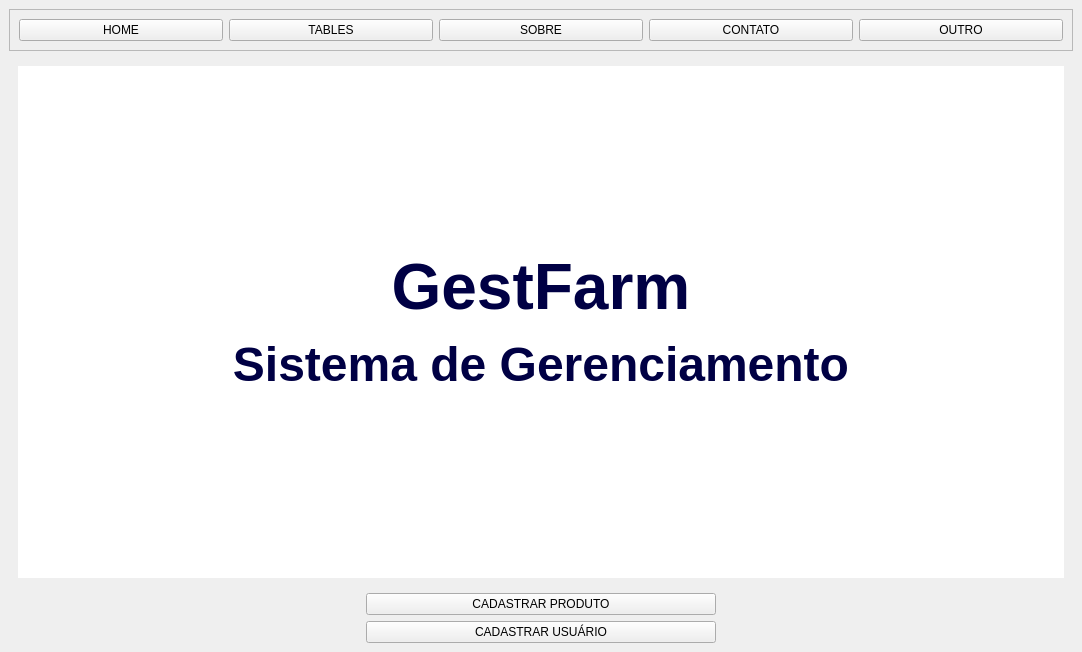
<?xml version="1.0" encoding="UTF-8"?>
<ui version="4.0">
 <class>MainWindow</class>
 <widget class="QMainWindow" name="MainWindow">
  <property name="geometry">
   <rect>
    <x>0</x>
    <y>0</y>
    <width>1082</width>
    <height>652</height>
   </rect>
  </property>
  <property name="windowTitle">
   <string>MainWindow</string>
  </property>
  <widget class="QWidget" name="centralwidget">
   <layout class="QVBoxLayout" name="verticalLayout_2">
    <item>
     <widget class="QFrame" name="frame">
      <property name="frameShape">
       <enum>QFrame::StyledPanel</enum>
      </property>
      <property name="frameShadow">
       <enum>QFrame::Raised</enum>
      </property>
      <layout class="QHBoxLayout" name="horizontalLayout">
       <item>
        <widget class="QPushButton" name="btn_home">
         <property name="text">
          <string>HOME</string>
         </property>
        </widget>
       </item>
       <item>
        <widget class="QPushButton" name="btn_tables">
         <property name="text">
          <string>TABLES</string>
         </property>
        </widget>
       </item>
       <item>
        <widget class="QPushButton" name="btn_sobre">
         <property name="text">
          <string>SOBRE</string>
         </property>
        </widget>
       </item>
       <item>
        <widget class="QPushButton" name="btn_contato">
         <property name="text">
          <string>CONTATO</string>
         </property>
        </widget>
       </item>
       <item>
        <widget class="QPushButton" name="btn_outro">
         <property name="text">
          <string>OUTRO</string>
         </property>
        </widget>
       </item>
      </layout>
     </widget>
    </item>
    <item>
     <widget class="QStackedWidget" name="Pages">
      <property name="currentIndex">
       <number>1</number>
      </property>
      <widget class="QWidget" name="pg_table">
       <layout class="QVBoxLayout" name="verticalLayout_8">
        <item>
         <widget class="QTabWidget" name="tabWidget">
          <widget class="QWidget" name="tables">
           <attribute name="title">
            <string>TreeWidget</string>
           </attribute>
           <layout class="QVBoxLayout" name="verticalLayout_7">
            <item>
             <layout class="QHBoxLayout" name="horizontalLayout_2">
              <item>
               <widget class="QLineEdit" name="txt_file"/>
              </item>
              <item>
               <widget class="QPushButton" name="btn_open">
                <property name="text">
                 <string>ABRIR</string>
                </property>
               </widget>
              </item>
             </layout>
            </item>
            <item>
             <layout class="QHBoxLayout" name="horizontalLayout_3">
              <item>
               <layout class="QVBoxLayout" name="verticalLayout_6">
                <item>
                 <layout class="QVBoxLayout" name="verticalLayout_5">
                  <item>
                   <widget class="QLabel" name="label_3">
                    <property name="text">
                     <string>ESTOQUE</string>
                    </property>
                   </widget>
                  </item>
                  <item>
                   <widget class="QTreeWidget" name="tw_estoque">
                    <column>
                     <property name="text">
                      <string>Relatorio</string>
                     </property>
                    </column>
                    <column>
                     <property name="text">
                      <string>codigo</string>
                     </property>
                    </column>
                    <column>
                     <property name="text">
                      <string>produto</string>
                     </property>
                    </column>
                    <column>
                     <property name="text">
                      <string>cod_prod</string>
                     </property>
                    </column>
                    <column>
                     <property name="text">
                      <string>Descrição</string>
                     </property>
                    </column>
                    <column>
                     <property name="text">
                      <string>New Column</string>
                     </property>
                    </column>
                    <column>
                     <property name="text">
                      <string>Data </string>
                     </property>
                    </column>
                    <column>
                     <property name="text">
                      <string>Usuário</string>
                     </property>
                    </column>
                   </widget>
                  </item>
                 </layout>
                </item>
                <item>
                 <layout class="QVBoxLayout" name="verticalLayout_4">
                  <item>
                   <widget class="QLabel" name="label_2">
                    <property name="text">
                     <string>SAÍDA</string>
                    </property>
                   </widget>
                  </item>
                  <item>
                   <widget class="QTreeWidget" name="tw_saida">
                    <column>
                     <property name="text">
                      <string>Relatorio</string>
                     </property>
                    </column>
                    <column>
                     <property name="text">
                      <string>Nota</string>
                     </property>
                    </column>
                    <column>
                     <property name="text">
                      <string>Codigo</string>
                     </property>
                    </column>
                    <column>
                     <property name="text">
                      <string>Data saída</string>
                     </property>
                    </column>
                    <column>
                     <property name="text">
                      <string>Usuário</string>
                     </property>
                    </column>
                   </widget>
                  </item>
                 </layout>
                </item>
               </layout>
              </item>
              <item>
               <widget class="QFrame" name="frame_2">
                <property name="sizePolicy">
                 <sizepolicy hsizetype="Fixed" vsizetype="Preferred">
                  <horstretch>0</horstretch>
                  <verstretch>0</verstretch>
                 </sizepolicy>
                </property>
                <property name="frameShape">
                 <enum>QFrame::StyledPanel</enum>
                </property>
                <property name="frameShadow">
                 <enum>QFrame::Raised</enum>
                </property>
                <layout class="QVBoxLayout" name="verticalLayout_3">
                 <item>
                  <widget class="QPushButton" name="btn_importar">
                   <property name="text">
                    <string>Importar</string>
                   </property>
                  </widget>
                 </item>
                 <item>
                  <widget class="QPushButton" name="btn_gerar">
                   <property name="text">
                    <string>Gerar saída</string>
                   </property>
                  </widget>
                 </item>
                 <item>
                  <widget class="QPushButton" name="btn_retorno">
                   <property name="text">
                    <string>Retorno</string>
                   </property>
                  </widget>
                 </item>
                 <item>
                  <spacer name="verticalSpacer">
                   <property name="orientation">
                    <enum>Qt::Vertical</enum>
                   </property>
                   <property name="sizeHint" stdset="0">
                    <size>
                     <width>20</width>
                     <height>40</height>
                    </size>
                   </property>
                  </spacer>
                 </item>
                </layout>
               </widget>
              </item>
             </layout>
            </item>
           </layout>
          </widget>
          <widget class="QWidget" name="tab_2">
           <attribute name="title">
            <string>Tab 2</string>
           </attribute>
          </widget>
         </widget>
        </item>
       </layout>
      </widget>
      <widget class="QWidget" name="pg_home">
       <layout class="QVBoxLayout" name="verticalLayout">
        <item>
         <widget class="QLabel" name="label">
          <property name="styleSheet">
           <string notr="true">background-color: rgb(255, 255, 255);</string>
          </property>
          <property name="text">
           <string>&lt;html&gt;&lt;head/&gt;&lt;body&gt;&lt;p align=&quot;center&quot;&gt;&lt;span style=&quot; font-size:48pt; font-weight:600; color:#000044;&quot;&gt;GestFarm&lt;/span&gt;&lt;/p&gt;&lt;p align=&quot;center&quot;&gt;&lt;span style=&quot; font-size:36pt; font-weight:600; color:#000044;&quot;&gt;Sistema de Gerenciamento&lt;/span&gt;&lt;/p&gt;&lt;/body&gt;&lt;/html&gt;</string>
          </property>
         </widget>
        </item>
       </layout>
      </widget>
      <widget class="QWidget" name="pg_cadastro_usuario">
       <layout class="QVBoxLayout" name="verticalLayout_9">
        <item>
         <widget class="QLabel" name="label_17">
          <property name="font">
           <font>
            <pointsize>20</pointsize>
            <weight>75</weight>
            <bold>true</bold>
           </font>
          </property>
          <property name="text">
           <string>TELA CADASTRO</string>
          </property>
          <property name="alignment">
           <set>Qt::AlignCenter</set>
          </property>
         </widget>
        </item>
        <item>
         <widget class="QLabel" name="label_6">
          <property name="font">
           <font>
            <pointsize>10</pointsize>
            <weight>75</weight>
            <bold>true</bold>
           </font>
          </property>
          <property name="text">
           <string>CADASTRAR USUÁRIO</string>
          </property>
          <property name="alignment">
           <set>Qt::AlignCenter</set>
          </property>
         </widget>
        </item>
        <item>
         <layout class="QHBoxLayout" name="horizontalLayout_8">
          <item>
           <widget class="QLabel" name="label_7">
            <property name="text">
             <string>Nome:</string>
            </property>
           </widget>
          </item>
          <item>
           <widget class="QLineEdit" name="txt_nome"/>
          </item>
         </layout>
        </item>
        <item>
         <layout class="QHBoxLayout" name="horizontalLayout_7">
          <item>
           <widget class="QLabel" name="label_8">
            <property name="text">
             <string>Usuário</string>
            </property>
           </widget>
          </item>
          <item>
           <widget class="QLineEdit" name="txt_usuario"/>
          </item>
         </layout>
        </item>
        <item>
         <layout class="QHBoxLayout" name="horizontalLayout_6">
          <item>
           <widget class="QLabel" name="label_9">
            <property name="text">
             <string>Senha:</string>
            </property>
           </widget>
          </item>
          <item>
           <widget class="QLineEdit" name="txt_senha"/>
          </item>
         </layout>
        </item>
        <item>
         <layout class="QHBoxLayout" name="horizontalLayout_5">
          <item>
           <widget class="QLabel" name="label_10">
            <property name="text">
             <string>Confirma_senha:</string>
            </property>
           </widget>
          </item>
          <item>
           <widget class="QLineEdit" name="txt_senha2"/>
          </item>
         </layout>
        </item>
        <item>
         <layout class="QHBoxLayout" name="horizontalLayout_13">
          <item>
           <widget class="QLabel" name="label_16">
            <property name="text">
             <string>Perfil:</string>
            </property>
           </widget>
          </item>
          <item>
           <widget class="QComboBox" name="cb_perfil">
            <item>
             <property name="text">
              <string>Usuário</string>
             </property>
            </item>
            <item>
             <property name="text">
              <string>Administrador</string>
             </property>
            </item>
           </widget>
          </item>
         </layout>
        </item>
        <item>
         <layout class="QHBoxLayout" name="horizontalLayout_14">
          <item>
           <widget class="QLabel" name="label_19">
            <property name="text">
             <string/>
            </property>
           </widget>
          </item>
          <item>
           <widget class="QPushButton" name="btn_cadastrar">
            <property name="text">
             <string>CADASTRAR</string>
            </property>
           </widget>
          </item>
          <item>
           <widget class="QLabel" name="label_18">
            <property name="text">
             <string/>
            </property>
           </widget>
          </item>
         </layout>
        </item>
       </layout>
      </widget>
      <widget class="QWidget" name="pg_cadastro_produto">
       <layout class="QVBoxLayout" name="verticalLayout_10">
        <item>
         <widget class="QLabel" name="label_22">
          <property name="font">
           <font>
            <pointsize>20</pointsize>
            <weight>75</weight>
            <bold>true</bold>
           </font>
          </property>
          <property name="text">
           <string>TELA CADASTRO PRODUTO</string>
          </property>
          <property name="alignment">
           <set>Qt::AlignCenter</set>
          </property>
         </widget>
        </item>
        <item>
         <widget class="QLabel" name="label_11">
          <property name="font">
           <font>
            <pointsize>10</pointsize>
            <weight>75</weight>
            <bold>true</bold>
           </font>
          </property>
          <property name="text">
           <string>CADASTRAR PRODUTO</string>
          </property>
          <property name="alignment">
           <set>Qt::AlignCenter</set>
          </property>
         </widget>
        </item>
        <item>
         <layout class="QHBoxLayout" name="horizontalLayout_12">
          <item>
           <widget class="QLabel" name="label_12">
            <property name="text">
             <string>cod_Prod :</string>
            </property>
           </widget>
          </item>
          <item>
           <widget class="QLineEdit" name="txt_codprod"/>
          </item>
         </layout>
        </item>
        <item>
         <layout class="QHBoxLayout" name="horizontalLayout_11">
          <item>
           <widget class="QLabel" name="label_13">
            <property name="text">
             <string>Nome:</string>
            </property>
           </widget>
          </item>
          <item>
           <widget class="QLineEdit" name="txt_nomeprod"/>
          </item>
         </layout>
        </item>
        <item>
         <layout class="QHBoxLayout" name="horizontalLayout_10">
          <item>
           <widget class="QLabel" name="label_14">
            <property name="text">
             <string>Quantidade:</string>
            </property>
           </widget>
          </item>
          <item>
           <widget class="QLineEdit" name="txt_quantidade"/>
          </item>
         </layout>
        </item>
        <item>
         <layout class="QHBoxLayout" name="horizontalLayout_9">
          <item>
           <widget class="QLabel" name="label_15">
            <property name="text">
             <string>Validade:</string>
            </property>
           </widget>
          </item>
          <item>
           <widget class="QLineEdit" name="txt_validade"/>
          </item>
         </layout>
        </item>
        <item>
         <layout class="QHBoxLayout" name="horizontalLayout_15">
          <item>
           <widget class="QLabel" name="label_20">
            <property name="text">
             <string/>
            </property>
           </widget>
          </item>
          <item>
           <widget class="QPushButton" name="pushButton_3">
            <property name="text">
             <string>CADASTRO PRODUTO</string>
            </property>
           </widget>
          </item>
          <item>
           <widget class="QLabel" name="label_21">
            <property name="text">
             <string/>
            </property>
           </widget>
          </item>
         </layout>
        </item>
       </layout>
      </widget>
     </widget>
    </item>
    <item>
     <layout class="QHBoxLayout" name="horizontalLayout_16">
      <item>
       <widget class="QLabel" name="label_24">
        <property name="text">
         <string/>
        </property>
       </widget>
      </item>
      <item>
       <widget class="QPushButton" name="btn_cadastro_produto">
        <property name="text">
         <string>CADASTRAR PRODUTO</string>
        </property>
       </widget>
      </item>
      <item>
       <widget class="QLabel" name="label_23">
        <property name="text">
         <string/>
        </property>
       </widget>
      </item>
     </layout>
    </item>
    <item>
     <layout class="QHBoxLayout" name="horizontalLayout_4">
      <item>
       <widget class="QLabel" name="label_4">
        <property name="text">
         <string/>
        </property>
       </widget>
      </item>
      <item>
       <widget class="QPushButton" name="btn_cadastro_usuario">
        <property name="text">
         <string>CADASTRAR USUÁRIO</string>
        </property>
       </widget>
      </item>
      <item>
       <widget class="QLabel" name="label_5">
        <property name="text">
         <string/>
        </property>
       </widget>
      </item>
     </layout>
    </item>
   </layout>
  </widget>
 </widget>
 <resources/>
 <connections/>
</ui>
